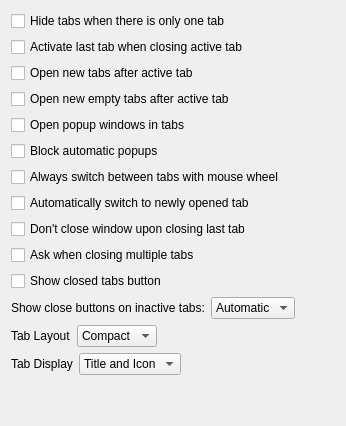
             <widget class="QWidget" name="tabsBehaviourPage">
              <attribute name="title">
               <string>Tabs behaviour</string>
              </attribute>
              <layout class="QVBoxLayout" name="verticalLayout_2">
               <item>
                <widget class="QCheckBox" name="hideTabsOnTab">
                 <property name="text">
                  <string>Hide tabs when there is only one tab</string>
                 </property>
                </widget>
               </item>
               <item>
                <widget class="QCheckBox" name="activateLastTab">
                 <property name="text">
                  <string>Activate last tab when closing active tab</string>
                 </property>
                </widget>
               </item>
               <item>
                <widget class="QCheckBox" name="openNewTabAfterActive">
                 <property name="text">
                  <string>Open new tabs after active tab</string>
                 </property>
                </widget>
               </item>
               <item>
                <widget class="QCheckBox" name="openNewEmptyTabAfterActive">
                 <property name="text">
                  <string>Open new empty tabs after active tab</string>
                 </property>
                </widget>
               </item>
               <item>
                <widget class="QCheckBox" name="openPopupsInTabs">
                 <property name="text">
                  <string>Open popup windows in tabs</string>
                 </property>
                </widget>
               </item>
               <item>
                <widget class="QCheckBox" name="blockAutomaticPopups">
                 <property name="text">
                  <string>Block automatic popups</string>
                 </property>
                </widget>
               </item>
               <item>
                <widget class="QCheckBox" name="alwaysSwitchTabsWithWheel">
                 <property name="text">
                  <string>Always switch between tabs with mouse wheel</string>
                 </property>
                </widget>
               </item>
               <item>
                <widget class="QCheckBox" name="switchToNewTabs">
                 <property name="text">
                  <string>Automatically switch to newly opened tab</string>
                 </property>
                </widget>
               </item>
               <item>
                <widget class="QCheckBox" name="dontCloseOnLastTab">
                 <property name="text">
                  <string>Don't close window upon closing last tab</string>
                 </property>
                </widget>
               </item>
               <item>
                <widget class="QCheckBox" name="askWhenClosingMultipleTabs">
                 <property name="text">
                  <string>Ask when closing multiple tabs</string>
                 </property>
                </widget>
               </item>
               <item>
                <widget class="QCheckBox" name="showClosedTabsButton">
                 <property name="text">
                  <string>Show closed tabs button</string>
                 </property>
                </widget>
               </item>
               <item>
                <layout class="QHBoxLayout" name="horizontalLayout_21">
                 <item>
                  <widget class="QLabel" name="label_65">
                   <property name="text">
                    <string>Show close buttons on inactive tabs:</string>
                   </property>
                  </widget>
                 </item>
                 <item>
                  <widget class="QComboBox" name="showCloseOnInactive">
                   <item>
                    <property name="text">
                     <string>Automatic</string>
                    </property>
                   </item>
                   <item>
                    <property name="text">
                     <string>Always</string>
                    </property>
                   </item>
                   <item>
                    <property name="text">
                     <string>Never</string>
                    </property>
                   </item>
                  </widget>
                 </item>
                 <item>
                  <spacer name="horizontalSpacer_30">
                   <property name="orientation">
                    <enum>Qt::Orientation::Horizontal</enum>
                   </property>
                   <property name="sizeType">
                    <enum>QSizePolicy::Policy::Expanding</enum>
                   </property>
                   <property name="sizeHint" stdset="0">
                    <size>
                     <width>40</width>
                     <height>20</height>
                    </size>
                   </property>
                  </spacer>
                 </item>
                </layout>
               </item>
               <item>
                <layout class="QHBoxLayout" name="horizontalLayout_tabLayout">
                 <item>
                  <widget class="QLabel" name="labelTabLayout">
                   <property name="text">
                    <string>Tab Layout</string>
                   </property>
                  </widget>
                 </item>
                 <item>
                  <widget class="QComboBox" name="tabLayout">
                   <item>
                    <property name="text">
                     <string>Compact</string>
                    </property>
                   </item>
                   <item>
                    <property name="text">
                     <string>Separate</string>
                    </property>
                   </item>
                  </widget>
                 </item>
                 <item>
                  <spacer name="horizontalSpacer_tabLayout">
                   <property name="orientation">
                    <enum>Qt::Orientation::Horizontal</enum>
                   </property>
                   <property name="sizeType">
                    <enum>QSizePolicy::Policy::Expanding</enum>
                   </property>
                   <property name="sizeHint" stdset="0">
                    <size>
                     <width>40</width>
                     <height>20</height>
                    </size>
                   </property>
                  </spacer>
                 </item>
                </layout>
               </item>
               <item>
                <layout class="QHBoxLayout" name="horizontalLayout_tabDisplay">
                 <item>
                  <widget class="QLabel" name="labelTabDisplay">
                   <property name="text">
                    <string>Tab Display</string>
                   </property>
                  </widget>
                 </item>
                 <item>
                  <widget class="QComboBox" name="tabDisplay">
                   <item>
                    <property name="text">
                     <string>Title and Icon</string>
                    </property>
                   </item>
                   <item>
                    <property name="text">
                     <string>Favicon Only</string>
                    </property>
                   </item>
                  </widget>
                 </item>
                 <item>
                  <spacer name="horizontalSpacer_tabDisplay">
                   <property name="orientation">
                    <enum>Qt::Orientation::Horizontal</enum>
                   </property>
                   <property name="sizeType">
                    <enum>QSizePolicy::Policy::Expanding</enum>
                   </property>
                   <property name="sizeHint" stdset="0">
                    <size>
                     <width>40</width>
                     <height>20</height>
                    </size>
                   </property>
                  </spacer>
                 </item>
                </layout>
               </item>
               <item>
                <spacer name="verticalSpacer_8">
                 <property name="orientation">
                  <enum>Qt::Orientation::Vertical</enum>
                 </property>
                 <property name="sizeHint" stdset="0">
                  <size>
                   <width>20</width>
                   <height>40</height>
                  </size>
                 </property>
                </spacer>
               </item>
              </layout>
             </widget>
